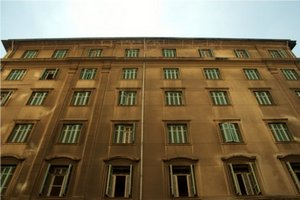
//> input picture images/building.jpg, 300 x 200 px
$ ./feature_detection   (built with g++ and OpenCV 4)
//> lines starting //> are read from the running program, lines starting //| are printed output that depends on the picture; after the words box and inside, x2 and y2 are one past the last pixel; in counts of white or black regions, pixels touching at a corner belong together
#include <opencv4/opencv2/opencv.hpp>
/*
    Harris operator
    Shi and Tomasi
    Level curve curvature
    Hessian feature strength measures
    SUSAN
    SIFT/SURF
    FAST
*/

// Shi-Tomasi Corner Detector & Good Features to Track
void shiTomasiGoodFeaturesToTrack( char** argv )
{

    cv::Mat src = cv::imread(argv[1],cv::IMREAD_ANYCOLOR);
//> src is the input picture: 200 rows x 300 cols, CV_8UC3; mean B, G, R 79.4, 107.6, 124.2
    cv::Mat src_gray;
    cv::cvtColor(src,src_gray,cv::COLOR_BGR2GRAY);
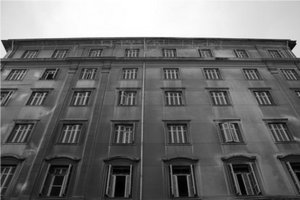
//> src_gray: 200 rows x 300 cols, CV_8UC1; min 0, max 255, mean 109.4

    int maxCorners = 100;

    cv::RNG rng(12345);


  /// Parameters for Shi-Tomasi algorithm
    std::vector<cv::Point2f> corners;
    double qualityLevel = 0.01;
    double minDistance = 10;
    int blockSize = 3;
    bool useHarrisDetector = false;
    double k = 0.04;


  /// Apply corner detection
  cv::goodFeaturesToTrack( src_gray,
                       corners,
                       maxCorners,
                       qualityLevel,
                       minDistance,
                       cv::Mat(),
                       blockSize,
                       useHarrisDetector,
                       k );
//> corners = 100 Points (x, y), first 12: [295, 41], [2, 40], [291, 51], [124, 142], [78, 93], [119, 126], [68, 126], [45, 93], [181, 126], [171, 126], [187, 175], [168, 93]


  /// Draw corners detected
  std::cout<<"** Number of corners detected: "<<corners.size()<<std::endl;
//| ** Number of corners detected: 100
  int r = 4;
  for( int i = 0; i < corners.size(); i++ )
  {
      cv::circle( src, corners[i], r, cv::Scalar(rng.uniform(0,255), rng.uniform(0,255), rng.uniform(0,255)), -1, 8, 0 );
  }
//> this loop made 100 passes
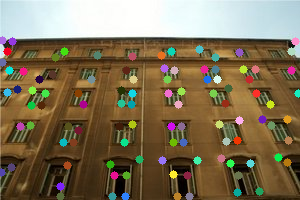
//> src: 200 rows x 300 cols, CV_8UC3; 8.09% of pixels changed, all inside (x1, y1, x2, y2) = (0, 36, 300, 200)

  /// Show what you got
  std::string sourceWindow= "Image";
  cv::namedWindow( sourceWindow, cv::WINDOW_AUTOSIZE );
  cv::imshow( sourceWindow, src );
  cv::waitKey(0);


}


int main(int argc,char **argv)
{

    if(argc==1)
    {
        argv[1]=strdup("../images/building.jpg");
    }
    shiTomasiGoodFeaturesToTrack( argv );
    return 0;
}

$ run again, with images/OpticalFlow0.jpg copied over images/building.jpg
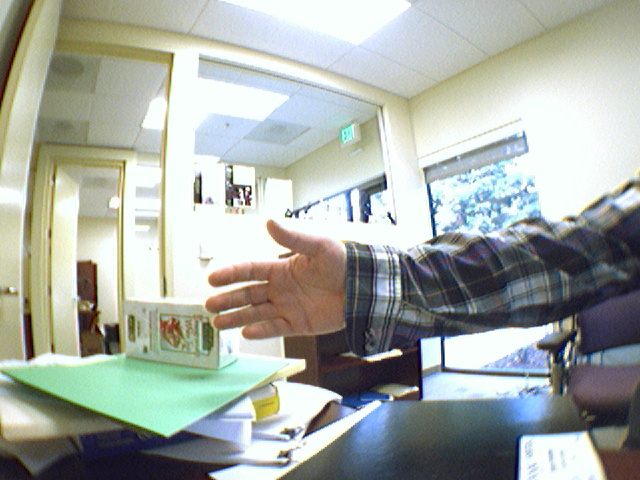
//> input picture images/OpticalFlow0.jpg, 640 x 480 px
//> in shiTomasiGoodFeaturesToTrack, src is the input picture: 480 rows x 640 cols, CV_8UC3; mean B, G, R 164.4, 171.2, 165.4
//> in shiTomasiGoodFeaturesToTrack, `cv::cvtColor(src,src_gray,cv::COLOR_BGR2GRAY);`:
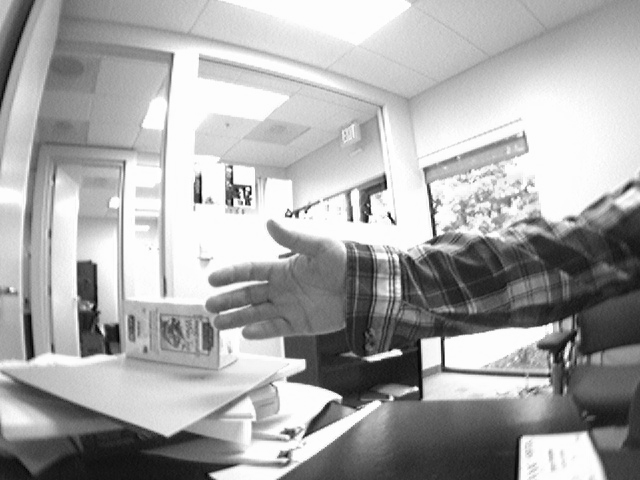
//> src_gray: 480 rows x 640 cols, CV_8UC1; min 0, max 255, mean 168.7
//> corners = 100 Points (x, y), first 12: [305, 212], [200, 202], [249, 204], [351, 220], [371, 214], [437, 235], [401, 353], [388, 212], [239, 197], [417, 389], [250, 186], [290, 216]
//| ** Number of corners detected: 100
//> the loop in shiTomasiGoodFeaturesToTrack, `for( int i = 0; i < corners.size(); i++ )` made 100 passes
//> after the loop in shiTomasiGoodFeaturesToTrack, `for( int i = 0; i < corners.size(); i++ )`:
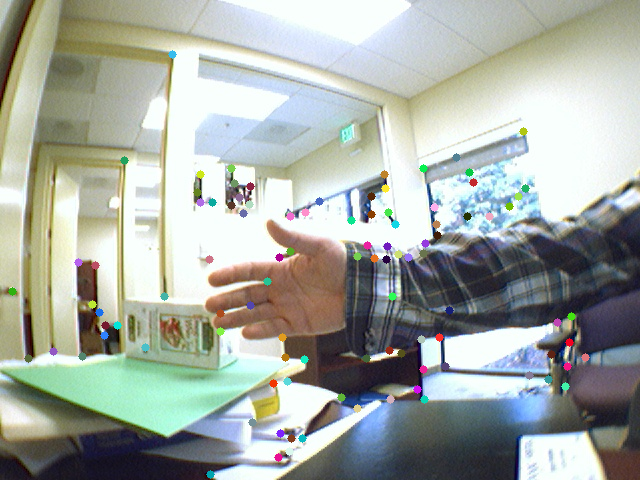
//> src: 480 rows x 640 cols, CV_8UC3; 1.6% of pixels changed, all inside (x1, y1, x2, y2) = (8, 50, 590, 479)
